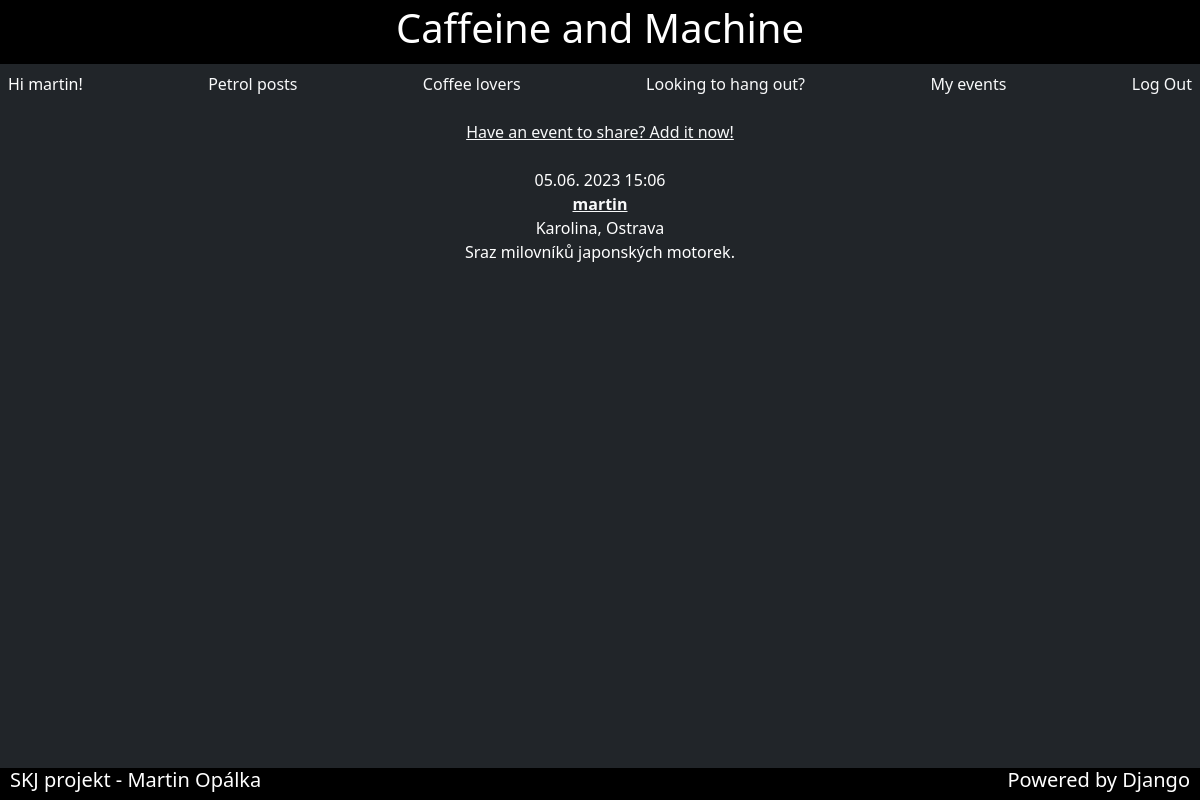
Screenshot of /browseEvents/ (signed in) with the database file from the repository.
### cam/models.py (models this page shows)
class Event(models.Model):
    organiser = models.ForeignKey(User, on_delete=models.DO_NOTHING)
    dateTime = models.DateTimeField('event date')
    place = models.TextField()
    description = models.TextField()

### cam/views.py (the view)
# urls.py: path('browseEvents/', views.browseEvt, name='events'),
def browseEvt(request):
    posts = Event.objects.all()
    return render(request, 'cam/event.browse.html', {'posts': posts})

### templates/cam/event.browse.html
<html>
{% include "cam/header.html" %}
    {% block content %}
    <body class="d-flex flex-column h-100">
    <div class="container-fluid h-100 bg-dark text-white text-center">
    {% if not user.is_authenticated %}
    <p>You are not logged in</p>
    <a href="{% url 'login' %}">Log In</a>
    {% else %}
    <a class="link-light" href="{% url 'addEvent' %}">Have an event to share? Add it now!</a><br>
    {% for post in posts %}
        <br>
        {{ post.dateTime | date:"d.m. Y H:m" }} <br>
        <b><a class="link-light" href="{% url 'event' post.id %}">{{ post.organiser.username }}</a></b><br>
        {{ post.place }}<br>
        {{ post.description }}<br>
    {% endfor %}
    {% endif %}
    </div>
    </body>
    {% endblock %}
{% include "cam/footer.html" %}
</html>

### templates/cam/header.html (shortened to what this page needs)
<head>
    {% load bootstrap5 %}
    {% bootstrap_css %}
    <div class="container-fluid p-1 bg-black text-white text-center">
        <h1>
            Caffeine and Machine
        </h1>
    </div>
    {% if user.is_authenticated %}
    <div class="container-fluid p-2 bg-dark text-white text-left">
        <div class="d-flex justify-content-between">
            Hi {{ user.username }}!
            <a class="nav-link link-light" href="{% url 'vehicles' %}">Petrol posts</a>
            <a class="nav-link link-light" href="{% url 'cafe' %}">Coffee lovers</a>
            <a class="nav-link link-light" href="{% url 'events' %}">Looking to hang out?</a>
            <a class="nav-link link-light" href="{% url 'myEvents' %}">My events</a>
            <p><a class="nav-link link-light" href="{% url 'logout' %}">Log Out</a></p>
        </div>
    </div>
    {% endif %}
</head>

### rows the page displays
Event: dateTime "05.06. 2023 15:06", organiser.username "martin", place "Karolina, Ostrava", description "Sraz milovníků japonských motorek."

### other values shown
{{ user.username }} "martin"
